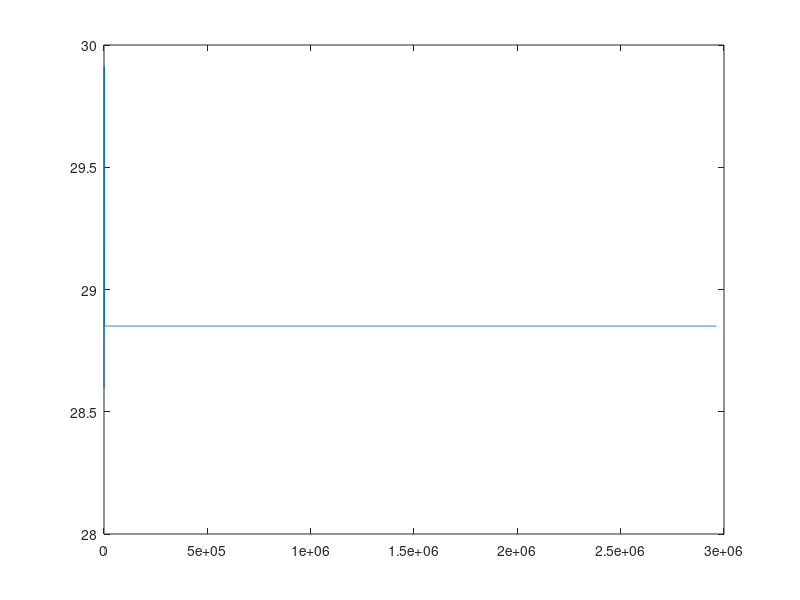

The MATLAB script that drew this image:
% LFP 
%SHEPERDS_BATTERY_MODEL Summary of this function goes here
%   Detailed explanation goes here

SimTime = 3600;
%Initiate
% Equation
E0=13.8798; % Battery constant voltage(V)
K=0.012786; % Polarisation voltage (V)
Q=10; % Battery capacity (Ah)
A=1.0749; % Exponential zone amplitude (V)
B=8.1416; % Exponential zone time constant inverse (Ah)^-1
R=0.017067; % Internal Resitance 
L=10; % Load Current
Vnom = 12.8; % Nominal Voltage

it=Q-.5; %current current capacity
i =[] ;% active current
SOC = []; %state of charge
Vbatt = []; %battery voltage
for t=1:SimTime
    % first use sheperds approximation 
    E = E0 - K*(Q/(Q-it))+A*exp(-B*it);

    %use the load to caluclate the current draw
    i(end+1,:)=(E/R)+L;
    
    % Actual battery charge (Ah)
    % integrate current to this point in time
    it = trapz(i);
    
    % state of charge is the current capacity "it"
    SOC(end+1,:) = it;

    % battery terminal voltage can be calcualted with 
    % current draw from load and internal resistance
    Vbatt(end+1,:) = (i(end)*R) + (Vnom+2);
    
end
plot(SOC,Vbatt);


